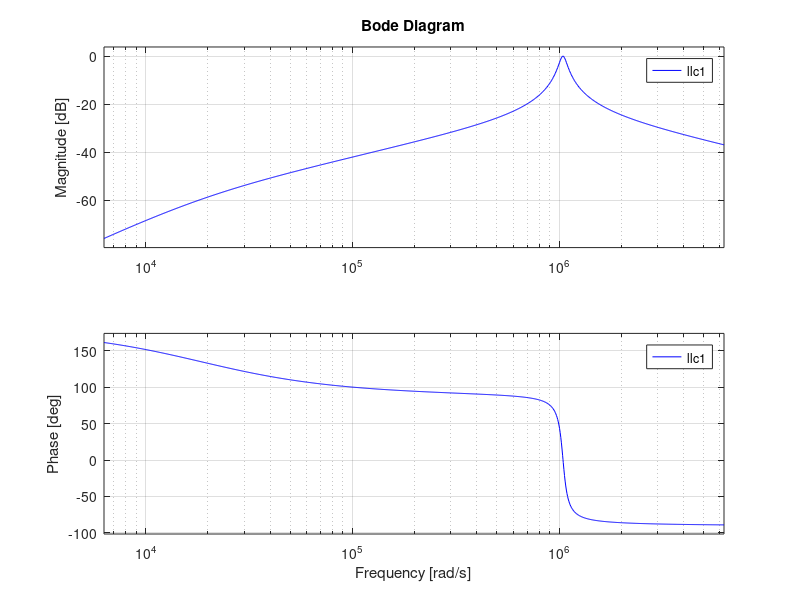

Reproduce this figure in MATLAB.
V_INDC=800;
Vf=1.2;
Ron=10e-3;
Vref=500;
tsample_Controller=20e-6;
Cr =49.2e-9;%4.9200e-08*2;
m=4;
Lr=18.6e-6;%13e-6*2; 
Lm=88e-6;
Tr_ratio=(19/30);
TR=Tr_ratio;
Lm1=Lm/2;
Lm2=Lm/2;
Ls11=Lm1*1/((Tr_ratio)^2)
Ls12=Lm1*1/((Tr_ratio)^2)
Ls21=Lm2*1/((Tr_ratio)^2)
Ls22=Lm2*1/((Tr_ratio)^2)
tcharge=100e-3;
DeltaV=100;
Icc=100;
Pmax=30e3;
C_bat=Icc*tcharge/DeltaV
R_bat=50e-3;
V_intial=150;


Vout1=Vref;
Iout=100 %Pmax/Vout1;

R1=TR*TR*8/(pi*pi)*Vout1/Iout;
R2=TR*TR*8/(pi*pi)*Vout1/54;
R3=TR*TR*8/(pi*pi)*Vout1/20;

llc1= tf([Lm*Cr,0,0],[Lr*Lm*Cr/R1,Cr*(Lr+Lm),Lm/R1,1]);
%llc2= tf([Lm*Cr,0,0],[Lr*Lm*Cr/R2,Cr*(Lr+Lm),Lm/R2,1]);
%llc3= tf([Lm*Cr,0,0],[Lr*Lm*Cr/R3,Cr*(Lr+Lm),Lm/R3,1]);


%bode(llc1,'b',llc2,'r',llc3,'y',{2*pi*10e3,2*pi*10e5})
bode(llc1,'b',{2*pi*10e2,2*pi*100e4})
grid on

%mag=squeeze(mag);
%gain = interp1(wout,mag,2*pi*10e3)

%bode(llc_NL,{2*pi*10e2,2*pi*10e6})

Vinv_rms=400*4/pi*1.414
Iinv_rms=20e3/Vinv_rms


